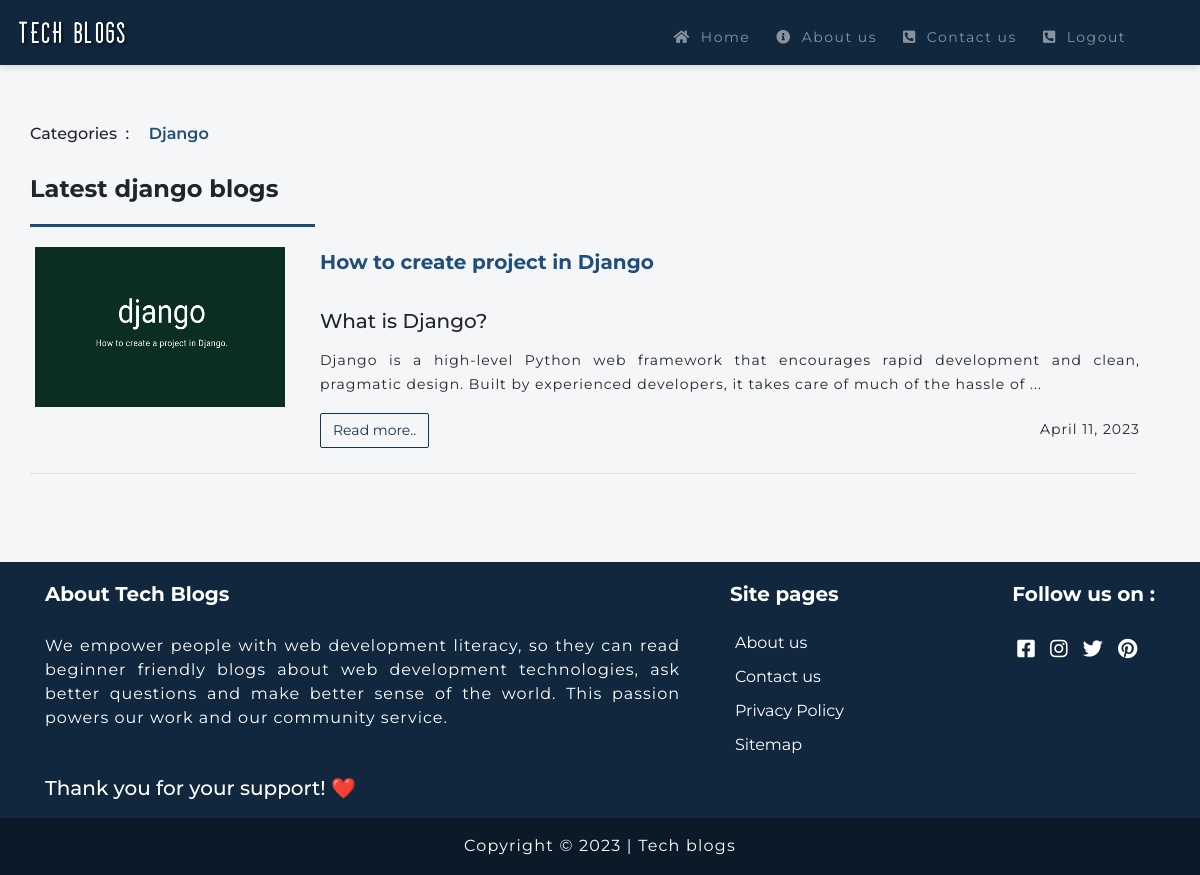
Page /Django/ (signed in) on the committed database.
### tech_blog_app/models.py (models this page shows, shortened)
class Category(models.Model):
    name = models.CharField(max_length=50, primary_key=True)
    class Meta:
        verbose_name_plural = "categories"

class Blog(models.Model):
    title = models.CharField(max_length=100)
    category = models.ForeignKey('Category', on_delete=models.CASCADE)
    slug = models.SlugField(default='', max_length=200)
    image = models.ImageField()
    image_alt = models.CharField(max_length=100)
    blog_text = RichTextField()
    date_upload = models.DateTimeField(default=datetime.now())
    user = models.ForeignKey(User, on_delete=models.CASCADE)  # New field
    class Meta:
        ordering = ['-date_upload',]

### tech_blog_app/views.py (the view)
# urls.py: path("<str:name>/", views.categories, name='categories'),
def categories(request, name):
    listcat = Category.objects.all()
    categories = Category.objects.filter(name=name)
    blog = Blog.objects.filter(category = name).order_by('-date_upload')
    context = {'categories':categories, 'blog': blog, 'listcat': listcat}
    return render(request, 'categories.html', context)

### templates/categories.html
{% extends 'base.html' %}
{% load static %}
{% block content %}
<div class="container header mt-5">
	<div class="categories mt-2 mb-4">
		<h6 class="me-3">Categories&nbsp; :&nbsp;</h6>
		{% for lt in listcat %}
		<div class="category-link">
			<a href="{% url 'categories' lt.name %}" class="cat-link">{{ lt.name }}</a>
		</div>
		{% endfor %}
	</div>
	{% for ct in categories %}
    <h4><b>Latest {{ ct.name.lower }} blogs</b></h4>
	{% endfor %}
    <hr class="header-hr">
    {% for bg in blog %}
	<div class="first-part">
		<div class="post mt-3">
            <div class="row">
                <div class="col-lg-3 col-md-3 col-sm-12 col-12">
                    <a href="{% url 'blog' bg.slug %}"><img src="{{ bg.image.url }}" alt="tech blogs"></a>
				</div>
				<div class="col-lg-9 col-md-9 col-sm-12 col-12">
                    <a href="{% url 'blog' bg.slug %}" class="blog-title">
                        <h5><b>{{ bg.title }}</b></h5>
					</a>
					<p>{{ bg.blog_text|safe|slice:"210" }}...</p>
					<div class="post-read-part">
                        <a href="{% url 'blog' bg.slug %}"><button class="btn btn-primary">Read more..</button></a>
						<p class="post-date">{{ bg.date_upload|date }}</p>
					</div>
				</div>
			</div>
		</div><hr class="blog-hr">
	</div><br>
    {% endfor %}
</div>
{% endblock %}

### static/css/style.css (style rules this page uses)
* { box-sizing: border-box; margin: 0px; padding: 0px; }
.container, .container-fluid { padding: 0px !important; }
.row { margin: 0px !important }
.col-1, .col-2, .col-3, .col-4, .col-5, .col-6, .col-7, .col-8, .col-9, .col-10, .col-11, .col-12, .col-sm-1, .col-sm-2, .col-sm-3, .col-sm-4, .col-sm-5, .com-sm-6, .col-sm-7, .col-sm-8, .col-sm-9, .col-sm-9, .col-sm-10, .col-sm-11, .col-sm-12 { padding: 0 5px !important; }
body { font: 20px Montserrat, sans-serif !important; background-color: #f5f6f7 !important; }
.header { padding: 10px; margin-top: 15px; }
.header .categories h6 { display: inline-block; }
.header .categories .category-link { display: inline-block; }
.header .categories .category-link .cat-link { font-size: 16px; margin: 0 10px; color: #1f4e7a; font-weight: 600; }
.header .first-part hr { width: 97%; }
.header .first-part .post img { width: 260px; height: 160px; padding-right: 10px; }
.header .first-part .post h5 { line-height: 1.5; }
.header .first-part .post a { color: #1f4e7a; }
.header .first-part .post p { font-size: 14px; line-height: 1.7; letter-spacing: 1px; text-align: justify; text-justify: inter-word; padding: 5px 25px 0 0; display: -webkit-box; -webkit-line-clamp: 3; -webkit-box-orient: vertical; overflow: hidden; }
.header .first-part .post .post-read-part button { float: left; border: 1px solid #153451; border-radius: 2px; background-color: transparent; color: #153451; font-size: 14px; }
.header .first-part .post .post-read-part .post-date { float: right; }
::placeholder { font-size: 14px; }
.header-hr, .first-part .header-hr { width: 25% !important; height: 2px; margin: 20px 0; background-color: #1f4e7a; }

### rows in the picture
Category: name "Django", name "django"
Blog: image (picture), title "How to create project in Django", blog_text "What is Django? Django is a high-level Python web framework that encourages rapid development and clean, pragmatic design. Built by experienced developers, it takes care of much of the hassle of", date_upload "April 11, 2023"
